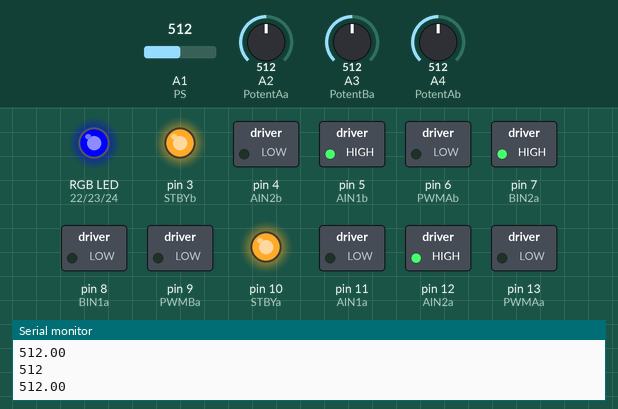
Simulated run of this sketch. Board: Arduino Mega 2560, built with avr-gcc and run on an emulated ATmega2560. On the bench: switched loads named in the sketch (green lamp = pin HIGH), an RGB LED mixed from three pins (HIGH = lit), output pins drawn as LEDs (lit = HIGH), the last lines printed to the serial monitor. The inputs (shaded band) are chosen by the test bench; at power-on: A1 (PS) = 512, A2 (PotentAa) = 512, A3 (PotentBa) = 512, A4 (PotentAb) = 512.

Above: at 1.2 s.
1.3 s: A1 (PS) set to 551
At 1.9 s:
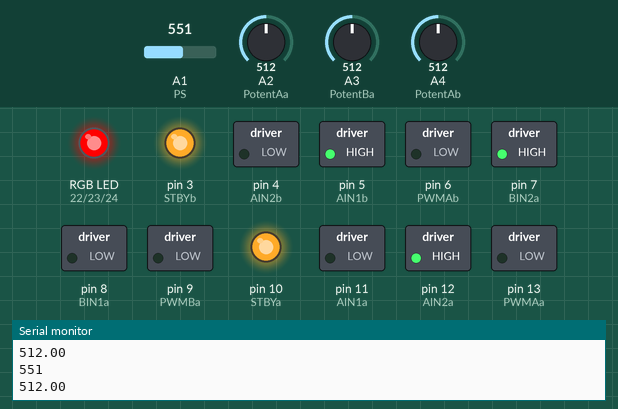
3.5 s: A2 (PotentAa) set to 551
At 3.8 s:
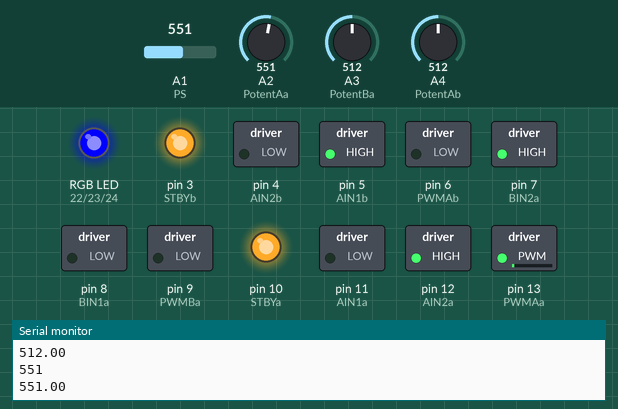
5.0 s: A3 (PotentBa) set to 551
At 6.2 s:
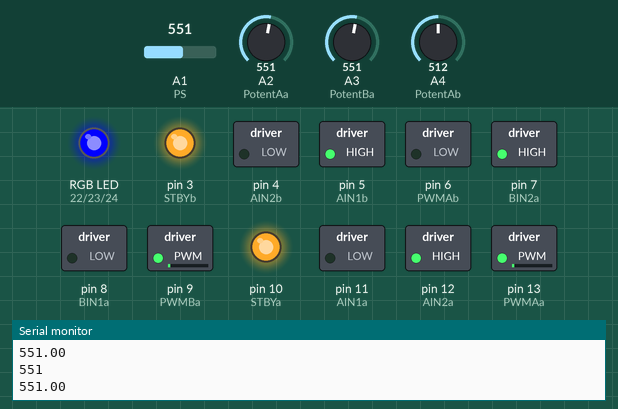
6.5 s: A4 (PotentAb) set to 534
8.0 s: A4 (PotentAb) set to 542
At 8.9 s:
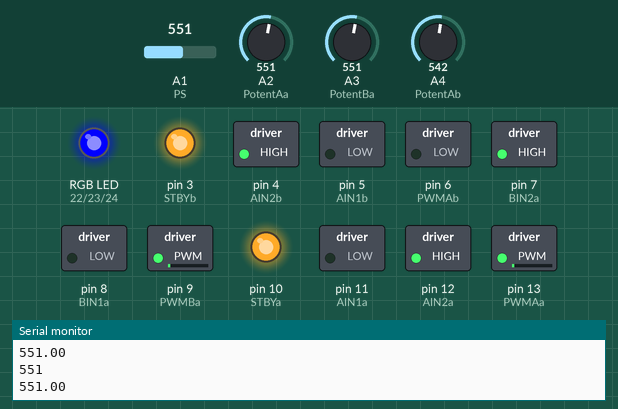
9.5 s: A1 (PS) set to 531
At 9.9 s:
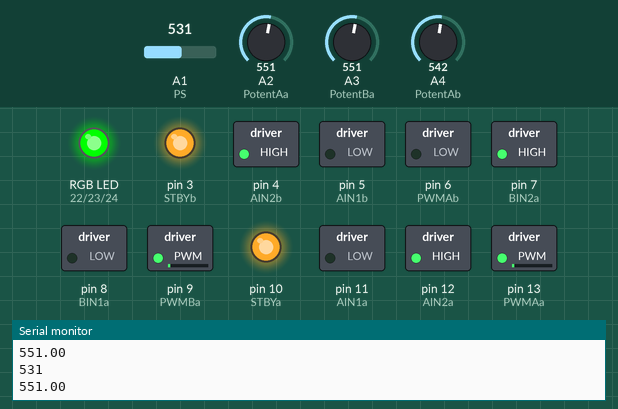
Timing chart, 0 to 12.5 s (numbered marks = the images above; inputs shaded):
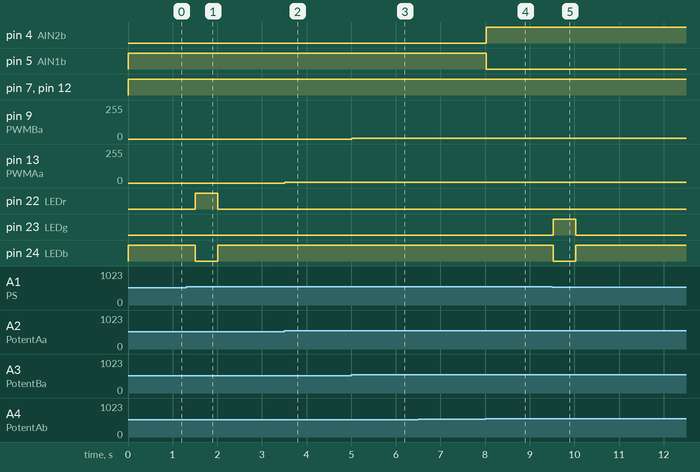

Measured:
- the behaviour switches between 541 and 542 on A4 (PotentAb) (found by bisection; images 3 and 4)
- after the input at 1.3 s, pin 22 (LEDr): LOW → HIGH after 0.20 s, → LOW 0.50 s later; pin 24 (LEDb): HIGH → LOW after 0.20 s, → HIGH 0.50 s later
- after the input at 3.5 s, pin 13 (PWMAa): 0/255 → 5/255 at once
- after the input at 5.0 s, pin 9 (PWMBa): 0/255 → 5/255 at once
- after the input at 8.0 s, pin 4 (AIN2b): LOW → HIGH at once; pin 5 (AIN1b): HIGH → LOW at once
- after the input at 9.5 s, pin 23 (LEDg): LOW → HIGH at once, → LOW 0.50 s later; pin 24 (LEDb): HIGH → LOW at once, → HIGH 0.50 s later

The sketch:

Mini_ROV__project_1_.ino
```cpp
// Jonathan Walter Landers
// This code controls the JWL Mini ROV.
// For use with the ARDUINO MEGA
// Pressure sensor: determines if the ROV is rising or sinking
// RGB LED: if red - sinking, if green - rising, if blue - neutral,
// Two motors are at the back of the craft in parallel; Spin together for forward/backward movement, Spin at different rates or different directions for turning movement,
// One motor in the center of the craft; Controls the upward and downward motion of the ROV.
// Three potentiometers to control the motors


///Pressure Sensor
//modified from  http://minirov.info/ []
int PS = 1;
int previous;
int PSvalue;
///LED
int LEDr = 22;
int LEDg = 23;
int LEDb = 24;
///Potentiometers (1 for each motor)
float PotentAa = 2;    //Analog2
float PotentBa = 3;    //Analog3
float PotentAb = 4;    //Analog4
float PotentAavalue;
float PotentBavalue;
float PotentAbvalue;
///Motor Driver a - forwards, backwards, rotate left, rotate right
int speed;
//STBYa to AIN2b is modified from http://minirov.info/ []
int STBYa = 10;
int PWMAa = 13;
int AIN1a = 11;
int AIN2a = 12;
int PWMBa = 9;
int BIN1a = 8;
int BIN2a = 7;
///Motor Driver b - up, down
int STBYb = 3;
int PWMAb = 6;
int AIN1b = 5;
int AIN2b = 4;


void setup() {
  // Unless otherwise stated, this section is modified from  http://minirov.info/ [].
  // Accessed nnnnnnnn
  Serial.begin(9600);
  pinMode(PS,  INPUT);
  // The LED pinModes were modified from  http://minirov.info/ [] or https://howtomechatronics.com/tutorials/arduino/how-to-use-a-rgb-led-with-arduino/ [].
  // Last Accessed: nnnnnnnnnnnnn
  pinMode(LEDr, OUTPUT);
  pinMode(LEDg, OUTPUT);
  pinMode(LEDb, OUTPUT);
  // The following potetiometer outputs were modified from 24 hours nnnnnnnnnnnnnnnnnnnnnnnnnn[].
  pinMode(PotentAa, INPUT);
  pinMode(PotentBa, INPUT);
  pinMode(PotentAb, INPUT);
  pinMode(STBYa, OUTPUT);
  pinMode(PWMAa, OUTPUT);
  pinMode(AIN1a, OUTPUT);
  pinMode(AIN2a, OUTPUT);
  pinMode(PWMBa, OUTPUT);
  pinMode(BIN1a, OUTPUT);
  pinMode(BIN2a, OUTPUT);
  pinMode(STBYb, OUTPUT);
  pinMode(PWMAb, OUTPUT);
  pinMode(AIN1b, OUTPUT);
  pinMode(AIN2b, OUTPUT);
  digitalWrite(STBYa, HIGH);
  digitalWrite(STBYb, HIGH);
  // The line below was added by Srikar Valluri [].
  previous = analogRead(PS);
}


void loop() {
  /// Pressure Sensor
  PSvalue = analogRead(PS);
  Serial.println(PSvalue);
  /// LED
  // The LED () is modified from:https://howtomechatronics.com/tutorials/arduino/how-to-use-a-rgb-led-with-arduino/ []
  // Last Accessed: nnnnnnnnnnn
  // 24 hours for else if and else statements nnnnnnnnnnnnnnnnnnnnnnnnnnnnnnnn[]
  if(previous < (PSvalue - 5)){
    LED(255,0,0);
  }
  else if((previous - 5) > PSvalue ){
    LED(0,255,0);
  }
  else{
    LED(0,0,255);
  }
  /// Motors
  PotentAavalue = analogRead(PotentAa);
  Serial.println(PotentAavalue);
  PotentBavalue = analogRead(PotentBa);
  PotentAbvalue = analogRead(PotentAb);
  move(PotentAa, PotentAavalue);
  move(PotentBa, PotentBavalue);
  move(PotentAb, PotentAbvalue);
  /// Reset Pressure Sensor Value
  // Was added by Srikar Valluri [].
  previous = PSvalue;
  delay(500);
}


// Void LED function was modified from https://howtomechatronics.com/tutorials/arduino/how-to-use-a-rgb-led-with-arduino/ [].
// Last Accessed:nnnnnnnnnnnnnnnnnn
void LED(int LEDrvalue, int LEDgvalue, int LEDbvalue){
  analogWrite (LEDr, LEDrvalue);
  analogWrite (LEDg, LEDgvalue);
  analogWrite (LEDb, LEDbvalue);
}


void move( float potentname, float potentvalue){
  // Joseph Jess [] turned all of the following numerical values into float values by adding .0 to the end of all integer numbers [].
  if(potentname == PotentAa){
    if(potentvalue < 481.5){
      speed = (abs(potentvalue - 481.5)) / (321.0 / 170.0);
      digitalWrite(AIN1a, HIGH);
      digitalWrite(AIN2a, LOW);
      analogWrite(PWMAa, speed);
    }
    if(potentvalue > 541.5){
      speed = (potentvalue - 541.5) / (321.0 / 170.0);
      digitalWrite(AIN1a, LOW);
      digitalWrite(AIN2a, HIGH);
      analogWrite(PWMAa, speed);
   }
   // The format (potentvalue > 481.5) && (potentvalue < 541.5) was edited by Srikar Valuri [].
   if((potentvalue > 481.5) && (potentvalue < 541.5)){
      digitalWrite(AIN1a, LOW);
      digitalWrite(AIN2a, HIGH);
      analogWrite(PWMAa, 0);
    }
  }
  if(potentname == PotentBa){
    if(potentvalue < 481.5){
      speed = (abs(potentvalue - 481.5)) / (321.0 / 170.0);
      digitalWrite(BIN1a, HIGH);
      digitalWrite(BIN2a, LOW);
      analogWrite(PWMBa, speed);
    }
    if(potentvalue > 541.5){
      speed = ( potentvalue - 541.5) / (321.0 / 170.0);
      digitalWrite(BIN1a, LOW);
      digitalWrite(BIN2a, HIGH);
      analogWrite(PWMBa, speed);
    }
    if(potentvalue > 481.5 && potentvalue < 541.5){
     digitalWrite(BIN1a, LOW);
     digitalWrite(BIN2a, HIGH);
     analogWrite(PWMBa, 0);
    }
  }
  if(potentname == PotentAb){
    if(potentvalue < 481.5){
      speed = (abs(potentvalue - 481.5)) / (321.0 / 170.0);
      digitalWrite(AIN1b, HIGH);
      digitalWrite(AIN2b, LOW);
      analogWrite(PWMAb, speed);
    }
    if(potentvalue > 541.5){
      speed = ( potentvalue - 541.5) / (321.0 / 170.0);
      digitalWrite(AIN1b, LOW);
      digitalWrite(AIN2b, HIGH);
      analogWrite(PWMAb, speed);
    }
    if(potentvalue > 481.5 && potentvalue < 541.5){
      digitalWrite(AIN1b, LOW);
      digitalWrite(AIN1b, HIGH);
      analogWrite(PWMAb,0);
    }
  }
}
```
